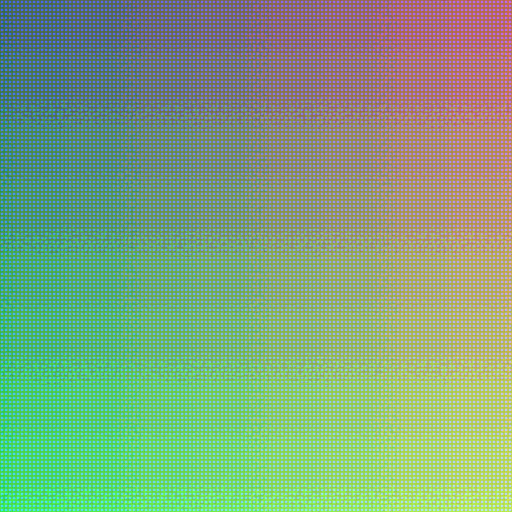

A 2D game scene composited from a Tiled map and its tileset images. What follows is a short description and the map's XML, with every tile layer's data as written:
An orthogonal 32x32 tile map with 16x16 px tiles, 1 tile layer (1024_color_layer).

<map version="1.8" tiledversion="1.8.6" orientation="orthogonal" renderorder="right-down" width="32" height="32" tilewidth="16" tileheight="16" infinite="0" nextlayerid="2" nextobjectid="1">
 <tileset firstgid="1" name="16777216colors" tilewidth="16" tileheight="16" tilecount="4096" columns="64">
  <image source="1024colors.bmp" width="1024" height="1024" />
 </tileset>
 <layer id="1" name="1024_color_layer" width="32" height="32">
  <data encoding="csv">
1617,1618,1619,1620,1621,1622,1623,1624,1625,1626,1627,1628,1629,1630,1631,1632,1633,1634,1635,1636,1637,1638,1639,1640,1641,1642,1643,1644,1645,1646,1647,1648,
1681,1682,1683,1684,1685,1686,1687,1688,1689,1690,1691,1692,1693,1694,1695,1696,1697,1698,1699,1700,1701,1702,1703,1704,1705,1706,1707,1708,1709,1710,1711,1712,
1745,1746,1747,1748,1749,1750,1751,1752,1753,1754,1755,1756,1757,1758,1759,1760,1761,1762,1763,1764,1765,1766,1767,1768,1769,1770,1771,1772,1773,1774,1775,1776,
1809,1810,1811,1812,1813,1814,1815,1816,1817,1818,1819,1820,1821,1822,1823,1824,1825,1826,1827,1828,1829,1830,1831,1832,1833,1834,1835,1836,1837,1838,1839,1840,
1873,1874,1875,1876,1877,1878,1879,1880,1881,1882,1883,1884,1885,1886,1887,1888,1889,1890,1891,1892,1893,1894,1895,1896,1897,1898,1899,1900,1901,1902,1903,1904,
1937,1938,1939,1940,1941,1942,1943,1944,1945,1946,1947,1948,1949,1950,1951,1952,1953,1954,1955,1956,1957,1958,1959,1960,1961,1962,1963,1964,1965,1966,1967,1968,
2001,2002,2003,2004,2005,2006,2007,2008,2009,2010,2011,2012,2013,2014,2015,2016,2017,2018,2019,2020,2021,2022,2023,2024,2025,2026,2027,2028,2029,2030,2031,2032,
2065,2066,2067,2068,2069,2070,2071,2072,2073,2074,2075,2076,2077,2078,2079,2080,2081,2082,2083,2084,2085,2086,2087,2088,2089,2090,2091,2092,2093,2094,2095,2096,
2129,2130,2131,2132,2133,2134,2135,2136,2137,2138,2139,2140,2141,2142,2143,2144,2145,2146,2147,2148,2149,2150,2151,2152,2153,2154,2155,2156,2157,2158,2159,2160,
2193,2194,2195,2196,2197,2198,2199,2200,2201,2202,2203,2204,2205,2206,2207,2208,2209,2210,2211,2212,2213,2214,2215,2216,2217,2218,2219,2220,2221,2222,2223,2224,
2257,2258,2259,2260,2261,2262,2263,2264,2265,2266,2267,2268,2269,2270,2271,2272,2273,2274,2275,2276,2277,2278,2279,2280,2281,2282,2283,2284,2285,2286,2287,2288,
2321,2322,2323,2324,2325,2326,2327,2328,2329,2330,2331,2332,2333,2334,2335,2336,2337,2338,2339,2340,2341,2342,2343,2344,2345,2346,2347,2348,2349,2350,2351,2352,
2385,2386,2387,2388,2389,2390,2391,2392,2393,2394,2395,2396,2397,2398,2399,2400,2401,2402,2403,2404,2405,2406,2407,2408,2409,2410,2411,2412,2413,2414,2415,2416,
2449,2450,2451,2452,2453,2454,2455,2456,2457,2458,2459,2460,2461,2462,2463,2464,2465,2466,2467,2468,2469,2470,2471,2472,2473,2474,2475,2476,2477,2478,2479,2480,
2513,2514,2515,2516,2517,2518,2519,2520,2521,2522,2523,2524,2525,2526,2527,2528,2529,2530,2531,2532,2533,2534,2535,2536,2537,2538,2539,2540,2541,2542,2543,2544,
2577,2578,2579,2580,2581,2582,2583,2584,2585,2586,2587,2588,2589,2590,2591,2592,2593,2594,2595,2596,2597,2598,2599,2600,2601,2602,2603,2604,2605,2606,2607,2608,
2641,2642,2643,2644,2645,2646,2647,2648,2649,2650,2651,2652,2653,2654,2655,2656,2657,2658,2659,2660,2661,2662,2663,2664,2665,2666,2667,2668,2669,2670,2671,2672,
2705,2706,2707,2708,2709,2710,2711,2712,2713,2714,2715,2716,2717,2718,2719,2720,2721,2722,2723,2724,2725,2726,2727,2728,2729,2730,2731,2732,2733,2734,2735,2736,
2769,2770,2771,2772,2773,2774,2775,2776,2777,2778,2779,2780,2781,2782,2783,2784,2785,2786,2787,2788,2789,2790,2791,2792,2793,2794,2795,2796,2797,2798,2799,2800,
2833,2834,2835,2836,2837,2838,2839,2840,2841,2842,2843,2844,2845,2846,2847,2848,2849,2850,2851,2852,2853,2854,2855,2856,2857,2858,2859,2860,2861,2862,2863,2864,
2897,2898,2899,2900,2901,2902,2903,2904,2905,2906,2907,2908,2909,2910,2911,2912,2913,2914,2915,2916,2917,2918,2919,2920,2921,2922,2923,2924,2925,2926,2927,2928,
2961,2962,2963,2964,2965,2966,2967,2968,2969,2970,2971,2972,2973,2974,2975,2976,2977,2978,2979,2980,2981,2982,2983,2984,2985,2986,2987,2988,2989,2990,2991,2992,
3025,3026,3027,3028,3029,3030,3031,3032,3033,3034,3035,3036,3037,3038,3039,3040,3041,3042,3043,3044,3045,3046,3047,3048,3049,3050,3051,3052,3053,3054,3055,3056,
3089,3090,3091,3092,3093,3094,3095,3096,3097,3098,3099,3100,3101,3102,3103,3104,3105,3106,3107,3108,3109,3110,3111,3112,3113,3114,3115,3116,3117,3118,3119,3120,
3153,3154,3155,3156,3157,3158,3159,3160,3161,3162,3163,3164,3165,3166,3167,3168,3169,3170,3171,3172,3173,3174,3175,3176,3177,3178,3179,3180,3181,3182,3183,3184,
3217,3218,3219,3220,3221,3222,3223,3224,3225,3226,3227,3228,3229,3230,3231,3232,3233,3234,3235,3236,3237,3238,3239,3240,3241,3242,3243,3244,3245,3246,3247,3248,
3281,3282,3283,3284,3285,3286,3287,3288,3289,3290,3291,3292,3293,3294,3295,3296,3297,3298,3299,3300,3301,3302,3303,3304,3305,3306,3307,3308,3309,3310,3311,3312,
3345,3346,3347,3348,3349,3350,3351,3352,3353,3354,3355,3356,3357,3358,3359,3360,3361,3362,3363,3364,3365,3366,3367,3368,3369,3370,3371,3372,3373,3374,3375,3376,
3409,3410,3411,3412,3413,3414,3415,3416,3417,3418,3419,3420,3421,3422,3423,3424,3425,3426,3427,3428,3429,3430,3431,3432,3433,3434,3435,3436,3437,3438,3439,3440,
3473,3474,3475,3476,3477,3478,3479,3480,3481,3482,3483,3484,3485,3486,3487,3488,3489,3490,3491,3492,3493,3494,3495,3496,3497,3498,3499,3500,3501,3502,3503,3504,
3537,3538,3539,3540,3541,3542,3543,3544,3545,3546,3547,3548,3549,3550,3551,3552,3553,3554,3555,3556,3557,3558,3559,3560,3561,3562,3563,3564,3565,3566,3567,3568,
3601,3602,3603,3604,3605,3606,3607,3608,3609,3610,3611,3612,3613,3614,3615,3616,3617,3618,3619,3620,3621,3622,3623,3624,3625,3626,3627,3628,3629,3630,3631,3632
</data>
 </layer>
</map>